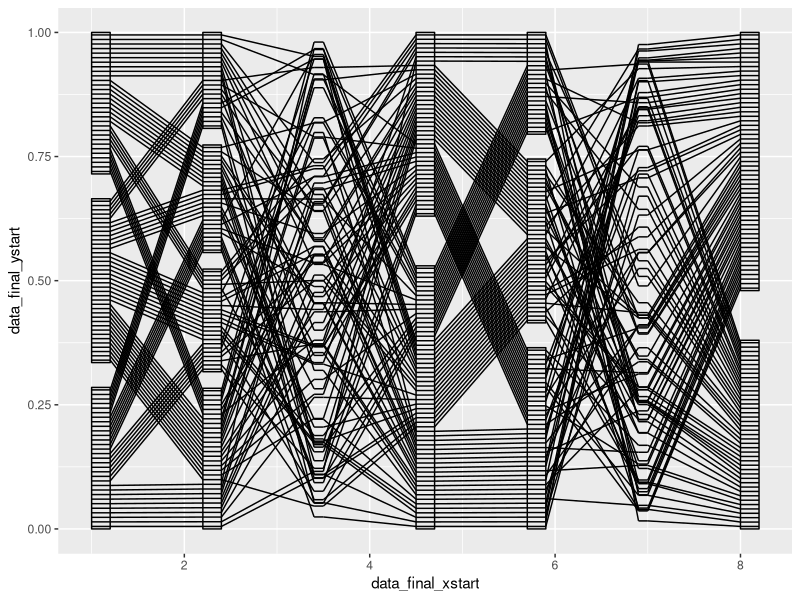

Recreate this plot in R.
## ---- chunk 1
knitr::opts_chunk$set(echo = TRUE)
## ---- chunk 2
library(ggplot2)
library(dplyr)
library(tidyr)
original_data <- data.frame(
  fac1 = factor(sample(c("a", "b", "c"), size = 100, replace = T), levels = c("a", "b", "c")),
  fac2 = factor(sample(c("male", "dog", "a", "cat"), size = 100, replace = T), levels = c("male", "dog", "a", "cat")),
  num3 = runif(100, min = 0, max = 1),
  fac4 = factor(sample(c("female", "male"), size = 100, replace = T), levels = c("male", "female")),
  fac5 = factor(sample(c("dog", "cat", "bird"), size = 100, replace = T), levels = c("cat", "dog", "bird")),
  num6 = runif(100, min = 0, max = 1),
  fac7 = factor(sample(c("yawei", "ge"), size = 100, replace = T), levels = c("yawei", "ge"))
)



## ---- chunk 3
gather_pcp <- function(data, columns) {
  data <- data[,columns]
  
  data_id <- rep(1:nrow(data), ncol(data))
  data_name <- rep(colnames(data), each = nrow(data))
  data_value <- unlist(lapply(data, FUN = as.character))
  data_level <- unlist(lapply(data, FUN = as.numeric))
  data_class <- rep(unlist(lapply(data, FUN = class)), each = nrow(data))
  
  gather_data <- data.frame("id" = data_id,
                            "name" = data_name,
                            "value" = data_value,
                            "level" = data_level,
                            "class" = data_class,
                            stringsAsFactors = FALSE)
}

# used to identify the type of neighboring classes, return the position of the first one in a pair(like num-num, num-fac)
# for num to num, we use lines
# for num to factor, we use lines
# for factor to num, we use lines
# for factor to factor, we use ribbons
classify <- function(classpcp) {
  classpcp <- as.numeric(classpcp == "numeric")
  classpcp_diff <- diff(classpcp)
  num2fac <- (1:(length(classpcp)-1))[classpcp_diff == -1]
  fac2num <- (1:(length(classpcp)-1))[classpcp_diff == 1]
  
  num2num <- (1:(length(classpcp)-1))[classpcp_diff == 0 & classpcp[-length(classpcp)] == TRUE]
  fac2fac <- (1:(length(classpcp)-1))[classpcp_diff == 0 & classpcp[-length(classpcp)] == FALSE]
  
  classification <-  list(num2num = num2num, 
                          num2fac = num2fac, 
                          fac2num = fac2num, 
                          fac2fac = fac2fac)
}

# used to assign postion for the factors
# here is a long calculation formula
# defined another function inside this function, make sure they are correctly nested
assign_fac <- function(nlevels_list, nobs, freespace = 0.1) {
  eachobs <- 1/nobs
  # assign each level
  level_range <- lapply(nlevels_list, 
                        FUN = function(x) c(0, rep(cumsum(eachobs*x$table)[-x$nlevels], each = 2) + 
                                              freespace/(x$nlevels-1)/2*rep(c(-1, 1), times = x$nlevels-1), 1))
  # assign each obs
  obs_position <- Map(f = function(x, y){
    obs_position_each <- vector("list", length = length(x)/2)
    for (i in 1:(length(x)/2)) {
      obs_position_each[[i]] <- seq(from = x[2*i-1] + 0.5*eachobs,
                                    to = x[2*i] - 0.5*eachobs,
                                    length.out = y$table[i])
    }
    names(obs_position_each) <- names(y$table)
    obs_position_each},
    level_range, nlevels_list)
  
  return(obs_position)
}


# used to arrange the factor positions properly to match the ystart, the same observation.
# start_position = classification$num2fac + 1, for num2fac. Just to make it a little more general.
# end_position = start_position + 1, for num2fac. For fac2num, it's different, be careful.
# start_position = classification$num2fac + 2, end_position = start_position - 1, for fac2num.
# start_position is the one we need to refer to, end_position is the one we actually adjust.
# make sure the levels of factors are used correctly here(match the data, match the order). How was it decided before?
arrange_fac_by_ystart <- function(data_spread, start_position, end_position, obs_position) {
  # Map is usd here to deal with three lists in parallel
  arranged_postion <- Map(f = function(y, x, z) {
    # lapply uses like x[[i]] to extract sublist, assume Map is the same. And it works
    # is it safe to use name here? it should work in my example, and it does work in my example
    for (i in 1:length(z)) {
      x <- replace(x, 
                   list = which(y == names(z)[i]), 
                   z[[i]][rank(x[y == names(z)[i]])])
    }
    x
  }, 
  data_spread[ ,end_position, drop = FALSE],
  data_spread[ ,start_position, drop = FALSE],
  obs_position)
  
  arranged_postion
}


# a function to assign box in each level in each factor
# fac_table is a summary of the exsiting combination of factors
# level_range_2 is calculated as level_range inside assign_fac to get postions of levels
# names_to_group is the names of those factors, for convenience
assign_box <- function(fac_table, level_range_2, nlevels_list_con_fac, names_to_group) {
  
  box_position <- Map(f = function(x, y, z){
    box_proportion <- fac_table %>%
      group_by_(z) %>%
      mutate(proportion = Freq/sum(Freq)) %>%
      ungroup()
    box_position <- list()
    for(i in 1:(y$nlevels)){
      box_proportion_each <- box_proportion[box_proportion[z] == names(y$table)[i],]
      eachlevel <- x[c(2*i-1, 2*i)]
      eachbox <- eachlevel[1] + (eachlevel[2] - eachlevel[1])*cumsum(box_proportion_each$proportion)
      names(eachlevel) <- NULL
      box_position[[i]] <- c(eachlevel[1], eachbox)
      names(box_position)[i] <- names(y$table)[i]
    }
    box_position
  },
  level_range_2, nlevels_list_con_fac, names_to_group)
  
  box_position
}

# calculate the bandid (all possible combinations of factors) for the data
# assign observations to different band
# continuous_fac is the position of factor block
bandid <- function(data_spread, continuous_fac, nobs, nlevels_list_con_fac) {
  aa <- as.data.frame(lapply(data_spread[,continuous_fac + 1], 
                             FUN =  function(x) as.numeric(x) - 1))
  dd <- vector()
  for (i in 1:length(continuous_fac)) {
    dd[i] <- nlevels_list_con_fac[[i]][[1]]
  }
  dd
  
  as.matrix(aa)%*%c(1, cumprod(dd)[-length(continuous_fac)]) + 1
}


# used to arrange observation positions within each bandid by ystart
# the previous arrange_fac_by_ystart arrange observation positions with in each level
# to properly adjust the lines to avoid overlap, to match the positions in a factor to the numeric value

# within each level, arrange the positions according to bandid from small to big, which is consistent with box_position

# notice that, to accomadate no numeric variable case, I changed the stat_position to a data vector
# since this function is only used to one start column and one end column(by lapply and Map to generalize)
# start_position indicates the numeric variable in data_spread, to be adjusted by
# end_position indicates the first factor variable in a factor block, or the last one when adjust backward
# obs_position is the return value of assign_fac(nlevels_list_con_fac, nobs)
# names_to_group for convience
arrange_fac_by_ystart_bandid <- function(data_spread, start_position, end_position, 
                                         obs_position, fac_table, names_to_group) {
  
  # actually, we may not need Map, unless when we deal with more than one factor block
  # but we do deal with it
  arranged_position <- Map(f = function(y, x, z, l) {
    
    for (i in 1:length(z)) {
      aa <- fac_table[fac_table[l]==names(z[i]), ]
      aa$position_in_level <- cumsum(aa$Freq)
      bb <- aa$position_in_level
      
      for (j in 1:length(bb)) {
        position_in_box <- z[[i]][(bb[j]-aa$Freq[j] + 1):bb[j]]
        x <- replace(x,
                     list = which(data_spread$bandid == aa$bandid[j]),
                     values = position_in_box[rank(x[data_spread$bandid == aa$bandid[j]])]
        )
      }
    }
    x
  },
  # notice that, to accomadate no numeric variable case, I changed the stat_position to a data vector
  data_spread[, end_position, drop = FALSE],
  as.data.frame(start_position),
  obs_position,
  names_to_group)
  
  arranged_position
}


# summarize the steps for one factor block into a function
# input: continuous_fac, data_spread and bywhich, freespace, nobs
# bywhich: positions, indicate which numeric variable to use for adjustment, prior or after
# output: arranged_position_inband, or: data.frame for the final xstart, xend, ystart, yend

process_fac2fac <- function(data_spread, continuous_fac, start_position, freespace, nobs) {
  # nlevels_list for those "continued" factors, for further use
  nlevels_list_con_fac <- lapply(data_spread[, continuous_fac+1], 
                                 FUN = function(x) list(nlevels = nlevels(x),
                                                        table = table(x)))
  
  # to calculate the exsiting combinations of levels, for further use
  fac_table <- as.data.frame(table(data_spread[, continuous_fac + 1]))
  fac_table <- fac_table[fac_table$Freq != 0, ]
  fac_table$bandid <- as.numeric(rownames(fac_table))
  
  # names of the factor variables, for convenience
  names_to_group <- names(data_spread[, continuous_fac + 1])
  # the calculation is used to calculate the position for levels within factors, used inside assign_fac()
  # freespace is 0.1
  level_range_2 <-  lapply(nlevels_list_con_fac, 
                           FUN = function(x) c(0, rep(cumsum(0.1*x$table)[-x$nlevels], each = 2) + 
                                                 freespace/(x$nlevels-1)/2*rep(c(-1, 1), times = x$nlevels-1), 1))
  
  # calculate the positions for boxes(within each level within each factor)
  box_position <- assign_box(fac_table, level_range_2, nlevels_list_con_fac, names_to_group)
  # postion for the observations in the factor block
  obs_position_2 <- assign_fac(nlevels_list_con_fac, nobs)
  
  # bandid for the original data_spread
  data_spread$bandid <- bandid(data_spread, continuous_fac, nobs, nlevels_list_con_fac)
  
  # match the positions in the factor block to the prior numeric variable, considering band
  ### we need to use similar method to work with the numeric variable after the factor block,
  # when there is no numeric variable prior to the factor block
  # input position adjusted for id column in data_spread
  # it also arranged the positions inside the factor block
  ### we need to come back for multiple factor blocks
  
  # note, start_position now is a data vector for factors to be adjusted by
  arranged_position_inband <- lapply(seq_along(continuous_fac), 
                                     FUN = function(x) arrange_fac_by_ystart_bandid(
                                       data_spread, 
                                       start_position = as.data.frame(start_position), 
                                       continuous_fac[x] + 1, 
                                       obs_position_2[x], 
                                       fac_table, 
                                       names_to_group = names(data_spread)[continuous_fac[x] + 1]))
  
  
  arranged_fac_block <- list(data_final_xstart_fac2fac = rep(continuous_fac[-length(continuous_fac)], each = nobs),
                             data_final_ystart_fac2fac = unlist(arranged_position_inband[-length(arranged_position_inband)]),
                             data_final_xend_fac2fac = rep(continuous_fac[-1], each = nobs),
                             data_final_yend_fac2fac = unlist(arranged_position_inband[-1]))
  arranged_fac_block
}













compute_panel = function(data, scales, freespace = 0.1) {
  
  # make adjustment to accept proper data set
  # make sure the output data_spread has the same correct expected column order
  data$name <- factor(data$name, levels = unique(data$name))
  data_spread <- spread(data[, c("id", "name", "value")], key = name, value = value)
  
  nobs <- max(data$id)
  ncol <- nrow(data)/nobs
  nvar <- length(levels(data$name))
  # ncol should be the same as nvar
  
  # this may not work with tibble
  classpcp <- data$class[1 - nobs + (1:ncol)*nobs]
  num <- classpcp == "numeric"
  fac <- classpcp == "factor"
  
  data_spread[, c(FALSE, num)] <-  lapply(data_spread[, c(FALSE, num)], 
                                          FUN = function(x) as.numeric(as.character(x)))
  
  # to deal with factors, assign proper levels
  # same name, value may break down this, 
  # if the user choose to put the same variable into the data twive
  original_levels <- unique(data[which(data$class == "factor"),c("name", "value", "level")])
  original_levels$name <- droplevels(original_levels$name)
  original_levels <- original_levels %>%
    group_by(name) %>%
    arrange(level, .by_group = TRUE) %>%
    ungroup()
  
  original_levels <- split(original_levels, f = original_levels$name)
  
  data_spread[, c(FALSE, fac)] <- Map(f = function(x, y){
    factor(x, levels = y$value) 
  },
  data_spread[, c(FALSE, fac)],
  original_levels)
  
  # at this time, data_spread is like the original data set, with columns properly defined
  # assume numeric variables are properly scaled into 0-1
  
  # several possible combinations: num to num, num to factor, factor to num, factor to factor
  # need an algrothm to do this classification, write this function in a different place
  # we use the function: classify here
  classification <- classify(classpcp)
  
  # for num to num, set up
  if (!length(classification$num2num) == 0) {
    # set up ystart, yend.(sometimes we plus one to adjust for ID column)
    # for ystart of lines (seems we can use unlist to data.frame directly)
    data_final_ystart_num2num <- unlist(data_spread[, classification$num2num + 1])
    # for yend of lines
    data_final_yend_num2num <- unlist(data_spread[, classification$num2num + 2])
    # for xstart of lines
    data_final_xstart_num2num <- rep(classification$num2num, each = nobs)
    # for xend of lines
    data_final_xend_num2num <- rep(classification$num2num + 1, each = nobs)
  } else {
    data_final_ystart_num2num <- NULL
    data_final_yend_num2num <- NULL
    data_final_xstart_num2num <- NULL
    data_final_xend_num2num <- NULL
  }
  
  
  # for num to factor, set up
  if (!length(classification$num2fac) == 0) {
    # Here I want to treat the factor(categorical) variable as bands according to its levels, 
    # so I'm not going to treat it as several points. the end points uniformly distributed within each band
    # I also want to order those end points landing on the bands somehow
    # I will add bands to indicate the different levels of a categorical variables later(like a big error bar?)
    
    # for ystart of lines(same as num2num, use unlist withour as.list first)
    data_final_ystart_num2fac <- unlist(data_spread[, classification$num2fac + 1])
    
    # for yend of lines
    # first calculete the number of levels and number of observations landing in each level
    nlevels_list <- lapply(data_spread[, classification$num2fac + 2, drop = FALSE], 
                           FUN = function(x) list(nlevels = nlevels(x),
                                                  table = table(x)))
    # uniformly assign space for each level and observations within each level
    # inserted some space between every two levels here, called freespace for the space in total
    # obs_position is the postion assigned for factors
    obs_position <- assign_fac(nlevels_list, nobs, freespace = 0.1)
    
    # for yend of lines, continued
    # write another function to arrange the positions of the end 
    # points according to the ystart, and the order of data
    # is it right to directly unlist? Yes it seems
    data_final_yend_num2fac <- unlist(arrange_fac_by_ystart(data_spread, 
                                                            start_position = classification$num2fac + 1,
                                                            end_position = classification$num2fac + 2,
                                                            obs_position = obs_position))
    
    # for xstart of lines
    data_final_xstart_num2fac <- rep(classification$num2fac, each = nobs)
    # for xend of lines
    data_final_xend_num2fac <- rep(classification$num2fac + 1, each = nobs)
  } else {
    data_final_ystart_num2fac <- NULL
    data_final_yend_num2fac <- NULL 
    data_final_xstart_num2fac <- NULL
    data_final_xend_num2fac <- NULL
  }
  
  
  
  # for factor to num, set up (this should be similar to num2fac)
  if (!length(classification$fac2num) == 0) {
    # need to do some adjustments to make the functions above more general and can be used here
    
    # for xstart of lines
    data_final_xstart_fac2num <- rep(classification$fac2num, each = nobs)
    # for xend of lines
    data_final_xend_fac2num <- rep(classification$fac2num + 1, each = nobs)
    # for yend of lines
    data_final_yend_fac2num <- unlist(data_spread[, classification$fac2num + 2])
    # for ystart of lines (mimic the calculation to num2fac, be careful about the difference)
    nlevels_list_2 <- lapply(data_spread[, classification$fac2num + 1, drop = FALSE], 
                             FUN = function(x) list(nlevels = nlevels(x),
                                                    table = table(x)))
    obs_position_2 <- assign_fac(nlevels_list_2, nobs, freespace = 0.1)
    # here arrange_fac_by_ystart, actually arranges fac (ystart) by yend
    data_final_ystart_fac2num <- unlist(arrange_fac_by_ystart(data_spread, 
                                                              start_position = classification$fac2num + 2,
                                                              end_position = classification$fac2num + 1,
                                                              obs_position = obs_position_2))
    
  } else {
    data_final_xstart_fac2num <- NULL
    data_final_xend_fac2num <- NULL
    data_final_yend_fac2num <- NULL
    data_final_ystart_fac2num <- NULL
  }
  
  # we have to make sure those postions are consistent, which are on the same vertical axis, but shared by different pairs
  # even if it is consistent(same), which I think is very likely ensured by our consitent method of dealing with variables
  # we can still make some improvement above, to save some calculation to avoid twice calculation of same objecets
  # the only variables, we need to care are factor variables.
  
  # for factor to factor, set up
  # this repeated the efforts of ggparallel in a sense
  
  # make use of the function to calculate level_range inside assign_fac(), 
  # and nlevel_lists as before when dealing with factors
  
  # write a function for this part to assign and match the factors, 
  # we may first calculate a table of the possible combinations between every two factors, and then assign position
  # with a constant freespace = 0.1, we make sure the lenghts of area taken are the same among factors
  
  # for factor to factor block, segment(not line!)
  # here is a little different from previous ones, we draw arrange same group together, not by variables
  
  ### This may work for only one factor block, need more preparation for more than one block
  
  if (!length(classification$fac2fac) == 0) {
    # some values needed
    # to find the factor block(more than one factor together)
    # produce continuous_fac for each factor_block
    continuous_fac_all <- unique(as.vector(rbind(classification$fac2fac, classification$fac2fac + 1)))
    break_position <- c(0, which(diff(continuous_fac_all) != 1), length(continuous_fac_all))
    continuous_fac_all_list <- lapply(1:(length(break_position) - 1), FUN = function(x) {
      continuous_fac_all[(break_position[x] + 1):break_position[x + 1]]
    })
    # detect if there is a numeric variable prior to the factor block, after the factor block
    start_fac2fac <- continuous_fac_all[break_position[-length(break_position)] + 1]
    end_fac2fac <- continuous_fac_all[break_position[-1]]
    bywhich <- start_fac2fac - 1
    
    if (start_fac2fac[1] == 1) {
      bywhich[1] <- end_fac2fac[1] + 1
    }
    
    prior_num <- classpcp[start_fac2fac[-1] - 1] == "numeric"
    
    # detect if there is only one factor block or multiple
    if(length(prior_num) != 0){
      for (i in 1:(length(bywhich) - 1)) {
        if (!prior_num[i]) {
          bywhich[i+1] <- end_fac2fac[i+1]  + 1
        }
      }
    }
    
    # detect if all the variables are factors
    if((end_fac2fac[1] + 1) > length(classpcp)) bywhich <- NULL
    
    if (is.null(bywhich)) {
      start_position <- 1:nobs
    } else {
      start_position <- data_spread[bywhich + 1]
    }
    
    # use Map to apply the function to every factor_block
    arranged_fac_block <- Map(f = function(x, y) {
      process_fac2fac(data_spread = data_spread,
                      continuous_fac = x,
                      start_position = y,
                      freespace = freespace,
                      nobs = nobs)},
      continuous_fac_all_list,
      start_position)
    
    # organize the output correctly into one
    data_final_xstart_fac2fac <- unlist(lapply(arranged_fac_block, 
                                               FUN = function(x) x$data_final_xstart_fac2fac))
    data_final_ystart_fac2fac <- unlist(lapply(arranged_fac_block, 
                                               FUN = function(x) x$data_final_ystart_fac2fac))
    data_final_xend_fac2fac <- unlist(lapply(arranged_fac_block, 
                                             FUN = function(x) x$data_final_xend_fac2fac))
    data_final_yend_fac2fac <- unlist(lapply(arranged_fac_block, 
                                             FUN = function(x) x$data_final_yend_fac2fac))
  } else {
    data_final_xstart_fac2fac <- NULL
    data_final_ystart_fac2fac <- NULL
    data_final_xend_fac2fac <- NULL
    data_final_yend_fac2fac <- NULL
  }
  
  
  # to do list in the following:
  # 1. small modification, move data_spread$bandid to the beginning part, after all done
  
  
  # some modification for num2fac_blcok (num2fac, fac is a factor block, more than one factor)
  
  # detect those variables
  # consider zero or multiple factor blocks
  num2fac_block_relative <- which((classification$num2fac + 1) %in% classification$fac2fac)
  num2fac_block_fac_relative <- which((classification$fac2fac -1) %in% classification$num2fac)
  num2fac_change <- unlist(lapply(num2fac_block_relative, FUN = function(x) {
    ((x - 1)*nobs + 1):(x*nobs)
  }))
  num2fac_fac_input <- unlist(lapply(num2fac_block_fac_relative, FUN = function(x) {
    ((x - 1)*nobs + 1):(x*nobs)
  }))
  
  # make modification
  data_final_yend_num2fac[num2fac_change] <- data_final_ystart_fac2fac[num2fac_fac_input]
  
  
  
  # some modification for fac2num_blcok (fac2num, fac is a factor block, more than one factor)
  
  # for multiple factor blocks, and multiple places to modify
  # detect those variables
  # consider zero or multiple factor blocks 
  fac2num_block_relative <- which(classification$fac2num %in% (classification$fac2fac + 1))
  fac2num_change <- unlist(lapply(fac2num_block_relative, FUN = function(x) {
    ((x - 1)*nobs + 1):(x*nobs)
  }))
  fac2num_block_fac_relative <- which((classification$fac2fac + 1) %in% classification$fac2num)
  fac2num_fac_input <- unlist(lapply(fac2num_block_fac_relative, FUN = function(x) {
    ((x - 1)*nobs + 1):(x*nobs)
  }))
  
  # make modification
  data_final_ystart_fac2num[fac2num_change] <- data_final_yend_fac2fac[fac2num_fac_input]
  
  
  # some other modifaction for fac2num (for num-fac-num case)
  # we don't need to adjust fac2num for num-fac-num case, since it is adjusted by num2fac, keep consistent
  # so we need to modify it back
  # detect those variables
  fac2num_numfacnum <- classification$fac2num[classification$fac2num %in% (classification$num2fac + 1)]
  fac2num_numfacnum_relative <- which(classification$fac2num == fac2num_numfacnum)
  num2fac_numfacnum_relative <- which(classification$num2fac == (fac2num_numfacnum - 1))
  if ((length(fac2num_numfacnum_relative) != 0)&(length(num2fac_numfacnum_relative) != 0)){
    # for ystart of lines, keep it same as the num2fac result; this is the only thing that should be correct
    data_final_ystart_fac2num[((fac2num_numfacnum_relative - 1)*nobs + 1):(fac2num_numfacnum_relative*nobs)] <- 
      data_final_yend_num2fac[((num2fac_numfacnum_relative - 1)*nobs + 1):(num2fac_numfacnum_relative*nobs)]
  }
  
  
  
  # put everything together
  
  data_final_xstart <- c(data_final_xstart_num2num,
                         data_final_xstart_num2fac,
                         data_final_xstart_fac2num,
                         data_final_xstart_fac2fac)
  data_final_xend <- c(data_final_xend_num2num,
                       data_final_xend_num2fac,
                       data_final_xend_fac2num,
                       data_final_xend_fac2fac)
  data_final_ystart <- c(data_final_ystart_num2num,
                         data_final_ystart_num2fac,
                         data_final_ystart_fac2num,
                         data_final_ystart_fac2fac)
  data_final_yend <- c(data_final_yend_num2num,
                       data_final_yend_num2fac,
                       data_final_yend_fac2num,
                       data_final_yend_fac2fac)
  
  data_final <- data.frame(data_final_xstart = data_final_xstart,
                           data_final_xend = data_final_xend,
                           data_final_ystart = data_final_ystart,
                           data_final_yend = data_final_yend)
  
  # This has different length from the original data coming to compute_panel
  data_final
  
}

## ---- chunk 4
gather_data <- gather_pcp(original_data, columns = 1:7)

#compute_panel = function(data, scales, freespace = 0.1)
final_data <- compute_panel(gather_data, scales = NULL, freespace = 0.1)



# box
# boxwidth
data_stat <- final_data #from test 1, simpledata3
data_boxwidth <- data_stat
# how to do the adjustment
boxwidth <- 0.1
rugwidth <- 0.05
nobs <- 100
# detect the factor
classpcp <- c("factor", "factor", "numeric", "factor", 
              "factor", "numeric", "factor")
# fac, as defined previously
fac <- classpcp == "factor"

# for xstart, for xend
fac_count <- cumsum(fac)
num_count <- cumsum(!fac)

boxwidth_xend <-  seq_along(classpcp) + fac_count*2*boxwidth + num_count*2*rugwidth 

boxwidth_xstart <- c(1, (boxwidth_xend + 1)[-length(classpcp)])

data_boxwidth$data_final_xstart <- boxwidth_xend[data_boxwidth$data_final_xstart]
data_boxwidth$data_final_xend <- boxwidth_xstart[data_boxwidth$data_final_xend]
## ---- chunk 5
# segment
data_segment <- data_stat

data_segment_xstart <- boxwidth_xstart[data_segment$data_final_xstart]
data_segment_xend <- boxwidth_xend[data_segment$data_final_xstart]
data_segment_ystart <- data_segment$data_final_ystart
data_segment_yend <- data_segment_ystart

# for the last variable seperately
data_segment_xstart <- c(data_segment_xstart, boxwidth_xstart[rep(length(classpcp), nobs)])
data_segment_xend <- c(data_segment_xend, boxwidth_xend[rep(length(classpcp), nobs)])
data_segment_ystart <- c(data_segment_ystart, 
                         data_segment[which(data_segment$data_final_xend == length(classpcp)), "data_final_yend"])
data_segment_yend <- data_segment_ystart

# combine those into one data set
data_segment <- data.frame(data_segment_xend = data_segment_xend,
                           data_segment_yend = data_segment_yend,
                           data_segment_xstart = data_segment_xstart,
                           data_segment_ystart = data_segment_ystart)

## ---- chunk 6
# box
freespace <- 0.1
# the following code are some of the internal part of StatPcp
gather_data <- gather_pcp(original_data, columns = 1:7)
data <- gather_data
# common data process
data$name <- factor(data$name, levels = unique(data$name))
data_spread <- spread(data[, c("id", "name", "value")], key = name, value = value)

nobs <- max(data$id)
ncol <- nrow(data)/nobs
nvar <- length(levels(data$name))

classpcp <- data$class[1 - nobs + (1:ncol)*nobs]
num <- classpcp == "numeric"
fac <- classpcp == "factor"

data_spread[, c(FALSE, num)] <-  lapply(data_spread[, c(FALSE, num)], 
                                        FUN = function(x) as.numeric(as.character(x)))

original_levels <- unique(data[which(data$class == "factor"),c("name", "value", "level")])
original_levels$name <- droplevels(original_levels$name)
original_levels <- original_levels %>%
  group_by(name) %>%
  arrange(level, .by_group = TRUE) %>%
  ungroup()

original_levels <- split(original_levels, f = original_levels$name)

data_spread[, c(FALSE, fac)] <- Map(f = function(x, y){
  factor(x, levels = y$value) 
},
data_spread[, c(FALSE, fac)],
original_levels)

# really box

eachobs <- 1/nobs
                         #fac # coming from the classpcp == "factor"


nlevels_list <- lapply(data_spread[, c(FALSE, fac), drop = FALSE], 
                       FUN = function(x) list(nlevels = nlevels(x),
                                              table = table(x)))
level_range <- lapply(nlevels_list, 
                      FUN = function(x) c(0, rep(cumsum(eachobs*x$table)[-x$nlevels], each = 2) + 
                                            freespace/(x$nlevels-1)/2*rep(c(-1, 1), times = x$nlevels-1), 1))

data_box_y <- rep(unlist(level_range), each = 2)
                         
                         data_box_x <- Map(f = function(x, y, z) {
                           rep(c(y, z, z, y), times = x$nlevels)
                         },
                         nlevels_list,
                         boxwidth_xstart[fac],
                         boxwidth_xend[fac])
                         
                         data_box_x <- unlist(data_box_x)
                         data_box_group <- rep(1:(length(data_box_y)/4), each = 4)
                         
                         data_box <- data.frame(data_box_x = data_box_x, 
                                                data_box_y = data_box_y,
                                                data_box_group = data_box_group)                         

## ---- chunk 7

ggplot()   +
  geom_segment(data = data_boxwidth, aes(x = data_final_xstart, y = data_final_ystart, 
                                         xend = data_final_xend, yend = data_final_yend)) +
  geom_segment(data = data_segment, aes(x = data_segment_xstart, y = data_segment_ystart, 
                                        xend = data_segment_xend, yend = data_segment_yend)) + 
  geom_polygon(data = data_box, aes(x = data_box_x, y = data_box_y, group = data_box_group),
               colour = "black", fill = NA)
